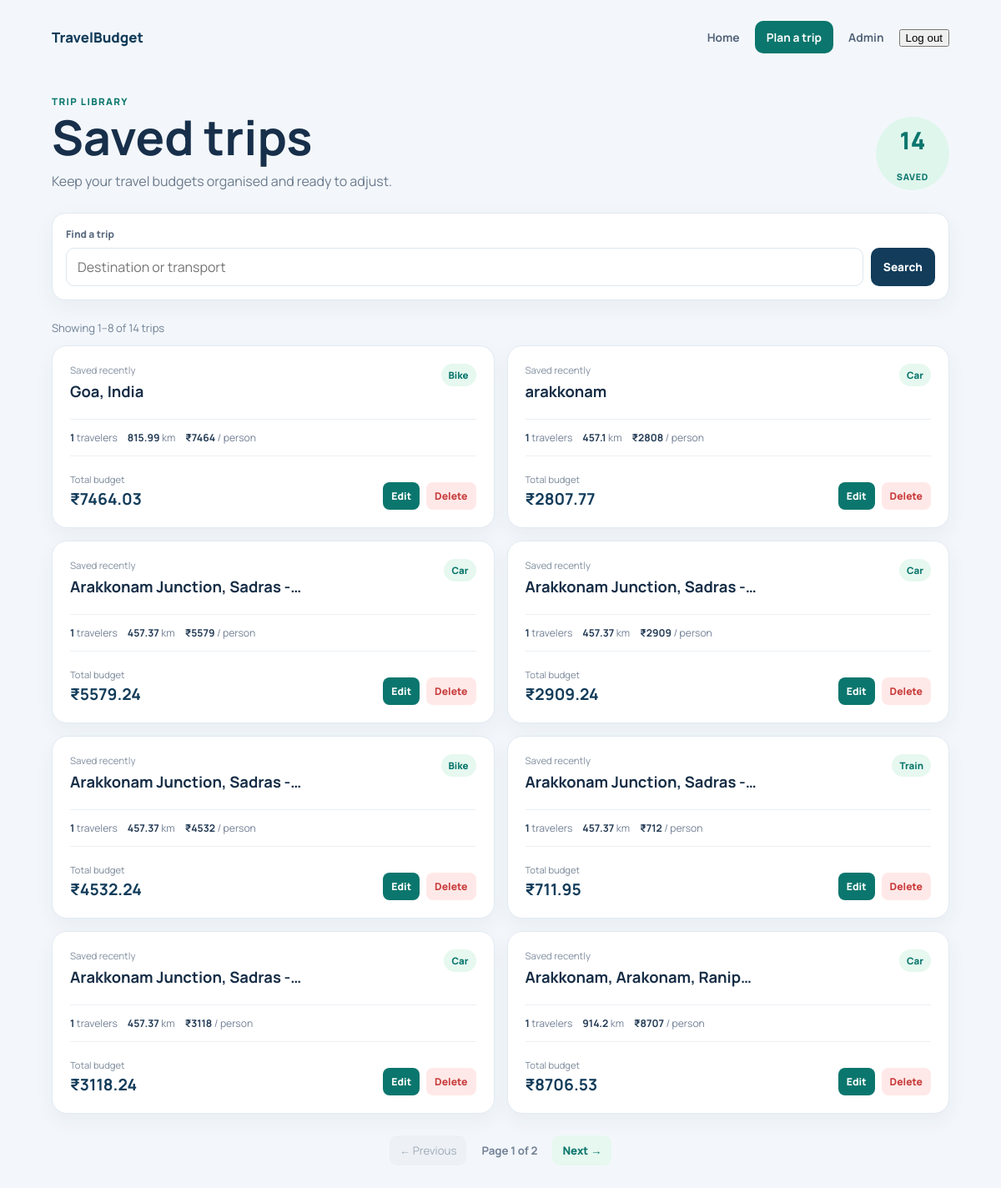
The app's page /trips (signed in) with its own data.
### tables this page shows
CREATE TABLE trips (
            id INTEGER PRIMARY KEY AUTOINCREMENT,
            destination TEXT,
            travelers INTEGER,
            total_distance REAL,
            transport_mode TEXT,
            transport_cost REAL,
            fuel_type TEXT,
            fuel_price REAL,
            fuel_cost REAL,
            food_cost REAL,
            room_cost REAL,
            toll_charges REAL,
            parking_fee REAL,
            vehicle_type TEXT,
            vehicle_rental_cost REAL,
            places_fee_total REAL,
            total_budget REAL,
            cost_per_person REAL
        , user_id INTEGER);

### app.py (the view)
@app.route("/trips")
@login_required
def trips():
    search_query = request.args.get("q", "").strip()
    try:
        page = max(1, int(request.args.get("page", 1)))
    except (TypeError, ValueError):
        page = 1
    per_page = 8
    where_clause = ""
    params = []
    if search_query:
        where_clause = "WHERE user_id = ? AND (destination LIKE ? OR transport_mode LIKE ?)"
        term = f"%{search_query}%"
        params = [session["user_id"], term, term]
    else:
        where_clause = "WHERE user_id = ?"
        params = [session["user_id"]]
    conn = get_db()
    total = conn.execute(
        f"SELECT COUNT(*) FROM trips {where_clause}", params
    ).fetchone()[0]
    total_pages = max(1, (total + per_page - 1) // per_page)
    page = min(page, total_pages)
    rows = conn.execute(
        f"SELECT * FROM trips {where_clause} ORDER BY id DESC LIMIT ? OFFSET ?",
        [*params, per_page, (page - 1) * per_page],
    ).fetchall()
    conn.close()
    return render_template(
        "trips.html", trips=rows, search_query=search_query, page=page,
        total_pages=total_pages, total=total,
        first_item=(page - 1) * per_page + 1 if total else 0,
    )

### app.py (called while the page is built)
def get_db():
    conn = sqlite3.connect("travel_budget.db")
    conn.row_factory = sqlite3.Row
    return conn

@app.before_request
def update_last_seen():
    user_id = session.get('user_id')
    if user_id:
        try:
            conn = get_db()
            conn.execute('UPDATE users SET last_seen = CURRENT_TIMESTAMP WHERE id = ?', (user_id,))
            conn.commit()
            conn.close()
        except Exception:
            pass

@app.context_processor
def inject_user():
    is_admin = False
    logged_in = 'user_id' in session
    user_name = session.get('user_name')
    if logged_in:
        try:
            conn = get_db()
            row = conn.execute('SELECT is_admin FROM users WHERE id=?', (session['user_id'],)).fetchone()
            conn.close()
            is_admin = False
            if row:
                try:
                    is_admin = bool(row['is_admin'])
                except Exception:
                    is_admin = False
        except Exception:
            is_admin = False
    return dict(is_admin=is_admin, logged_in=logged_in, user_name=user_name)

def login_required(view):
    @wraps(view)
    def wrapped_view(*args, **kwargs):
        if "user_id" not in session:
            return redirect(url_for("login", next=request.path))
        return view(*args, **kwargs)
    return wrapped_view

### templates/trips.html (shortened to what this page needs)
<!doctype html>
<html lang="en"><head><link rel="stylesheet" href="{{ url_for('static', filename='trip.css') }}"></head>
<body><main class="trips-shell"><header class="trips-header"><a href="/" class="brand">TravelBudget</a><nav><a href="/">Home</a><a class="plan-link" href="/planner">Plan a trip</a>{% if is_admin %}<a href="/admin">Admin</a>{% endif %}<form action="/logout" method="post"><button class="logout-btn" type="submit">Log out</button></form></nav></header><section class="trips-hero"><div><p class="eyebrow">Trip library</p><h1>Saved trips</h1><p>Keep your travel budgets organised and ready to adjust.</p></div><span class="trip-total">{{ total }}<small>saved</small></span></section>
<form class="trip-search" method="get" action="/trips" role="search"><label for="trip_search">Find a trip</label><div><input id="trip_search" type="search" name="q" value="{{ search_query }}" placeholder="Destination or transport"><button type="submit">Search</button>{% if search_query %}<a href="/trips">Clear</a>{% endif %}</div></form>
{% if trips %}<p class="trip-count">Showing {{ first_item }}–{{ first_item + trips|length - 1 }} of {{ total }} trip{{ '' if total == 1 else 's' }}</p><section class="trip-list">{% for trip in trips %}<article class="trip-card"><div class="trip-card-top"><div><p class="trip-date">Saved {{ trip['created_at'] if trip['created_at'] else 'recently' }}</p><h2>{{ trip['destination'] }}</h2></div><span class="mode-chip">{{ trip['transport_mode']|capitalize }}</span></div><div class="trip-stats"><span><b>{{ trip['travelers'] }}</b> travelers</span><span><b>{{ trip['total_distance'] or 0 }}</b> km</span><span><b>₹{{ '%.0f'|format(trip['cost_per_person'] or 0) }}</b> / person</span></div><div class="trip-card-bottom"><div><small>Total budget</small><strong>₹{{ '%.2f'|format(trip['total_budget'] or 0) }}</strong></div><div class="trip-actions"><a href="/edit/{{ trip['id'] }}">Edit</a><form action="/delete/{{ trip['id'] }}" method="post" onsubmit="return confirm('Delete this saved trip?')"><button type="submit">Delete</button></form></div></div></article>{% endfor %}</section>{% if total_pages > 1 %}<nav class="pagination" aria-label="Saved trip pages">{% if page > 1 %}<a href="{{ url_for('trips', q=search_query, page=page - 1) }}">← Previous</a>{% else %}<span>← Previous</span>{% endif %}<b>Page {{ page }} of {{ total_pages }}</b>{% if page < total_pages %}<a href="{{ url_for('trips', q=search_query, page=page + 1) }}">Next →</a>{% else %}<span>Next →</span>{% endif %}</nav>{% endif %}{% endif %}</main></body></html>

### static/trip.css (style rules this page uses)
:root { font-family:Manrope,Segoe UI,sans-serif;color:#162d46;background:#f3f7fb }
* { box-sizing:border-box }
body { margin:0 }
.trips-shell { max-width:1120px;margin:auto;padding:25px 22px 48px }
.trips-header { display:flex;justify-content:space-between;align-items:center }
.brand { color:#123c5a;font-size:1.05rem;font-weight:800;text-decoration:none }
.trips-header nav { display:flex;align-items:center;gap:18px }
.trips-header nav a { color:#54647a;font-size:.86rem;font-weight:700;text-decoration:none }
.trips-header .plan-link { padding:10px 14px;border-radius:10px;color:#fff;background:#0b766d }
.trips-hero { display:flex;justify-content:space-between;align-items:end;gap:20px;padding:50px 0 27px }
.eyebrow { margin:0 0 7px;color:#0b766d;font-size:.72rem;font-weight:800;letter-spacing:.12em;text-transform:uppercase }
.trips-hero h1 { margin:0;font-size:clamp(2.15rem,5vw,3.6rem);line-height:1;color:#172f4a }
.trips-hero p:last-child { margin:12px 0 0;color:#6b7a8d }
.trip-total { display:grid;place-items:center;min-width:88px;min-height:88px;border-radius:50%;color:#0b766d;background:#dff6ec;font-size:1.8rem;font-weight:800 }
.trip-total small { font-size:.67rem;text-transform:uppercase;letter-spacing:.07em }
.trip-search { padding:16px;border:1px solid #e0e9f1;border-radius:16px;background:#fff;box-shadow:0 8px 24px rgba(31,54,82,.05) }
.trip-search label { display:block;margin-bottom:8px;color:#5b6b80;font-size:.75rem;font-weight:800 }
.trip-search div { display:flex;align-items:center;gap:9px }
.trip-search input { flex:1;min-height:46px;padding:11px 13px;border:1px solid #dce6ef;border-radius:10px;font:inherit;outline:0 }
.trip-search button,.trip-search a { min-height:46px;padding:11px 15px;border:0;border-radius:10px;color:#fff;background:#123c5a;font:inherit;font-size:.85rem;font-weight:800;text-decoration:none;cursor:pointer }
.trip-count { margin:24px 0 12px;color:#718095;font-size:.82rem }
.trip-list { display:grid;grid-template-columns:repeat(2,minmax(0,1fr));gap:15px }
.trip-card { padding:21px;border:1px solid #e1eaf2;border-radius:18px;background:#fff;box-shadow:0 9px 22px rgba(31,54,82,.05) }
.trip-card-top,.trip-card-bottom { display:flex;justify-content:space-between;gap:15px }
.trip-date { margin:0;color:#8290a1;font-size:.72rem }
.trip-card h2 { max-width:280px;margin:5px 0 0;font-size:1.15rem;overflow:hidden;text-overflow:ellipsis;white-space:nowrap }
.mode-chip { align-self:start;padding:6px 9px;border-radius:99px;color:#0b766d;background:#e6f8ef;font-size:.72rem;font-weight:800 }
.trip-stats { display:flex;flex-wrap:wrap;gap:12px;margin:20px 0;padding:13px 0;border-top:1px solid #ecf0f4;border-bottom:1px solid #ecf0f4;color:#748196;font-size:.76rem }
.trip-stats b { color:#263d57 }
.trip-card-bottom small { display:block;color:#7b899a;font-size:.7rem }
.trip-card-bottom strong { display:block;margin-top:3px;color:#123c5a;font-size:1.2rem }
.trip-actions { display:flex;align-items:end;gap:8px }
.trip-actions a,.trip-actions button { padding:8px 10px;border:0;border-radius:8px;font:inherit;font-size:.76rem;font-weight:800;text-decoration:none;cursor:pointer }
.trip-actions a { color:#fff;background:#0b766d }
.trip-actions button { color:#c83d3d;background:#ffe9e8 }
.pagination { display:flex;justify-content:center;align-items:center;gap:18px;margin-top:26px;color:#738196;font-size:.83rem }
.pagination a,.pagination span { padding:9px 12px;border-radius:9px }
.pagination a { color:#0b766d;background:#e6f8ef;font-weight:800;text-decoration:none }
.pagination span { color:#a0aab6;background:#edf1f5 }

### records on screen
trips: trip "recently", destination "Goa, India", transport_mode "Bike", travelers "1", total_distance "815.99", cost_per_person "7464", total_budget "7464.03"
trips: trip "recently", destination "arakkonam", transport_mode "Car", travelers "1", total_distance "457.1", cost_per_person "2808", total_budget "2807.77"
trips: trip "recently", destination "Arakkonam Junction, Sadras -…", transport_mode "Car", travelers "1", total_distance "457.37", cost_per_person "5579", total_budget "5579.24"
trips: trip "recently", destination "Arakkonam Junction, Sadras -…", transport_mode "Car", travelers "1", total_distance "457.37", cost_per_person "2909", total_budget "2909.24"
trips: trip "recently", destination "Arakkonam Junction, Sadras -…", transport_mode "Bike", travelers "1", total_distance "457.37", cost_per_person "4532", total_budget "4532.24"
trips: trip "recently", destination "Arakkonam Junction, Sadras -…", transport_mode "Train", travelers "1", total_distance "457.37", cost_per_person "712", total_budget "711.95"
trips: trip "recently", destination "Arakkonam Junction, Sadras -…", transport_mode "Car", travelers "1", total_distance "457.37", cost_per_person "3118", total_budget "3118.24"
trips: trip "recently", destination "Arakkonam, Arakonam, Ranip…", transport_mode "Car", travelers "1", total_distance "914.2", cost_per_person "8707", total_budget "8706.53"

### other values on screen
{{ total }} "14"
{{ first_item }} "1"
{{ first_item + trips|length - 1 }} "8"
{{ '' if total == 1 else 's' }} "s"
{{ page }} "1"
{{ total_pages }} "2"
